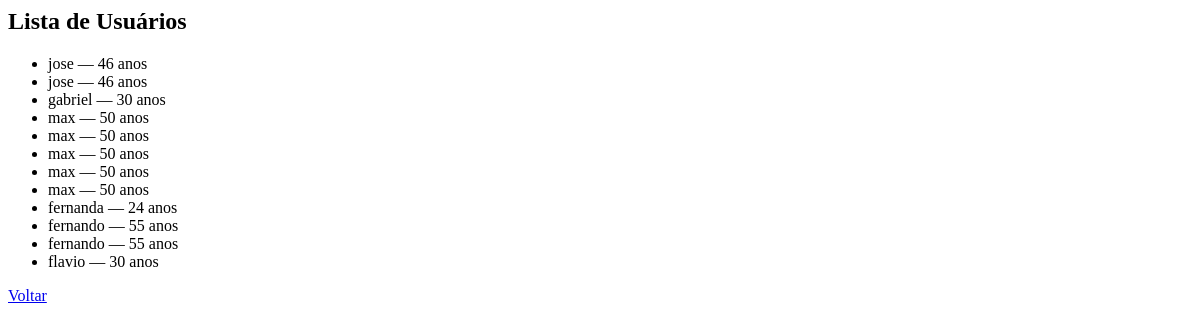
Before: /lista/ with the older database file.
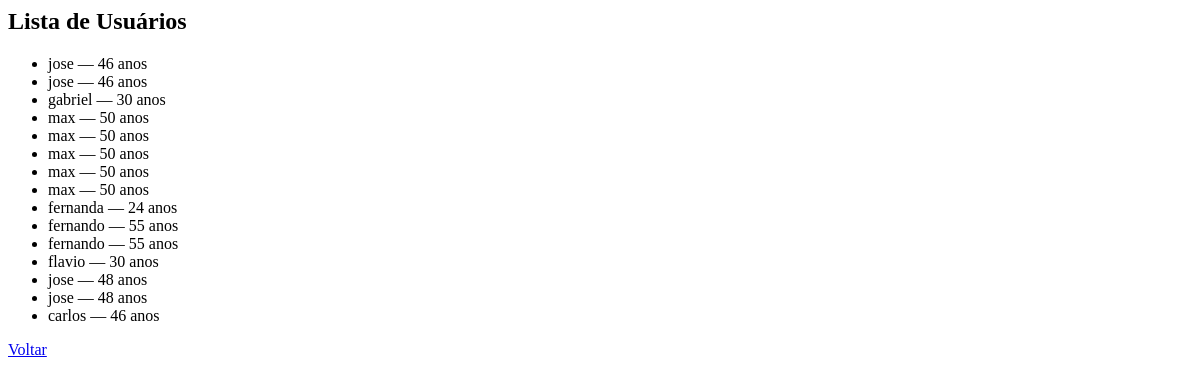
After: the same page with the newer database file.
### app_cad_usuarios/models.py (models this page shows, shortened)
class Usuarios(models.Model):
    nome = models.CharField(max_length=100)
    idade = models.IntegerField()

### app_cad_usuarios/views.py (the view)
# urls.py: path('lista/', views.lista_usuarios, name='lista_usuarios'),
def lista_usuarios(request):
    usuarios = Usuarios.objects.all()
    return render(request, 'usuarios/lista.html', {'usuarios': usuarios})

### app_cad_usuarios/templates/usuarios/lista.html
<h2>Lista de Usuários</h2>
<ul>
    {% for user in usuarios %}
        <li>{{ user.nome }} — {{ user.idade }} anos</li>
    {% endfor %}
</ul>
<a href="/">Voltar</a>

Changed rows visible on the page:
added Usuarios: nome "jose", idade "48"
added Usuarios: nome "jose", idade "48"
added Usuarios: nome "carlos", idade "46"
